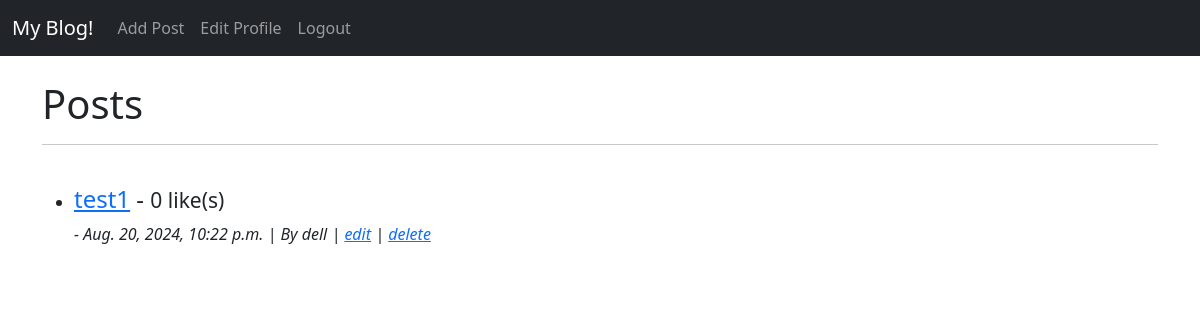
The app's page / (signed in) with its own data.
### theblog/models.py (models this page shows, shortened)
class Post(models.Model):
    title = models.CharField(max_length=255)
    image = models.ImageField(null=True, blank=True, upload_to="images/")
    author = models.ForeignKey(User, on_delete=models.CASCADE)
    body = RichTextField(blank=True, null=True)
    post_date = models.DateTimeField(auto_now_add=True)
    likes = models.ManyToManyField(User, related_name="blog_posts")
    def total_likes(self):
        return self.likes.count()
        return self.dislikes.count()

### theblog/views.py (the view)
# urls.py: path('', views.home, name='home'),
def home(request):
    blogs = Post.objects.all()
    blogs = tuple(reversed(blogs))
    users_in_group = User.objects.filter(groups__name = "verification")
    devs = User.objects.filter(groups__name = "developers")
    return render(request, "home.html", {
        "files": blogs,
        "verified": users_in_group,
        "developers": devs,
    })

### theblog/templates/home.html (shortened to what this page needs)
{% extends 'base.html' %}
{% block content %}
<h1>Posts</h1>
<hr>
<ul>
{% for post in files %}
    <br>
    <li>
        <h4>
            <a href="{% url 'article-detail' post.pk %}">{{post.title}}</a> -
            <small>{{post.total_likes}} like(s)</small>
        </h4>
        <i>
                - {{ post.post_date }} |
                By {{post.author.username}} |
                {% if user.is_authenticated %}
                    {% if user.id == post.author.id %}
                        <a href="{% url 'update_post' post.pk %}">edit</a> |
                        <a href="{% url 'delete_post' post.pk %}">delete</a>
                    {% endif %}
                {% endif %}
        </i>
        <br>
    </li>
{% endfor %}
</ul>
{% endblock %}

### records on screen
Post: title "test1", total_likes "0", post_date "Aug. 20, 2024, 10:22 p.m.", author.username "dell", shows "edit"
